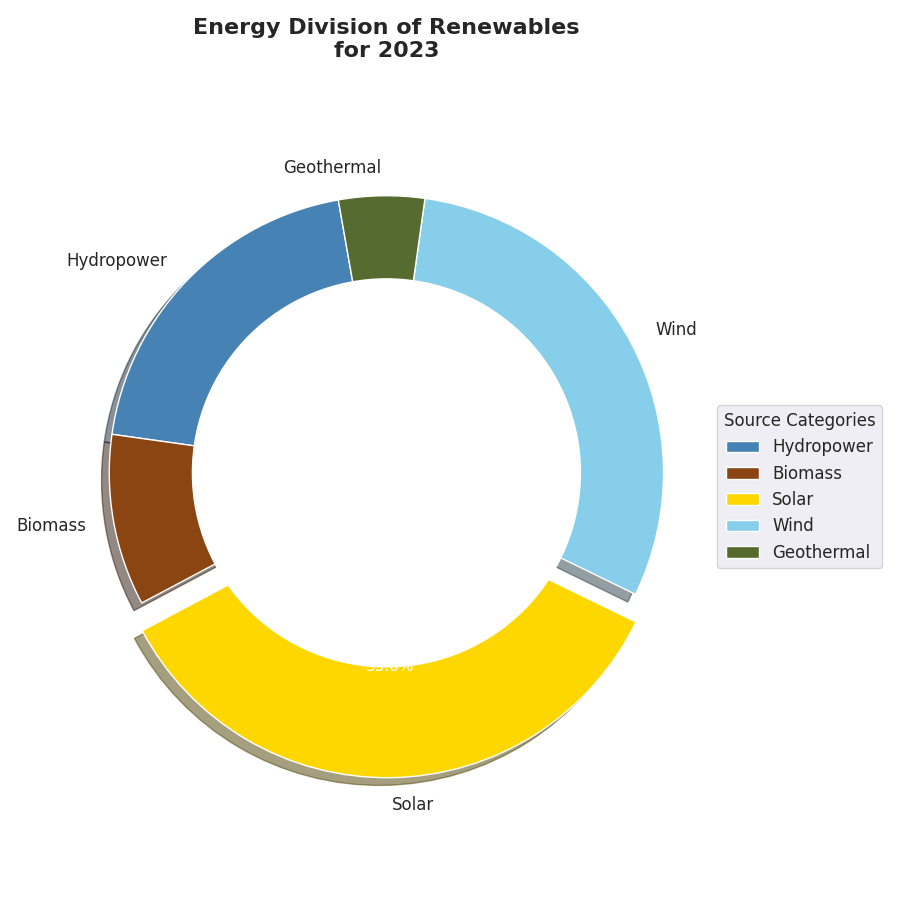

Here is the Python script that generated this plot:
import matplotlib.pyplot as plt

energy_sources = ['Hydropower', 'Biomass', 'Solar', 'Wind', 'Geothermal']
energy_shares = [20, 10, 35, 30, 5]
colors = ['#4682B4', '#8B4513', '#FFD700', '#87CEEB', '#556B2F']
explode = (0, 0, 0.1, 0, 0)

fig, ax = plt.subplots(figsize=(9, 9))

# Change pie chart to a donut chart by adding a circle at the center
wedges, texts, autotexts = ax.pie(
    energy_shares, 
    labels=energy_sources, 
    autopct='%1.1f%%', 
    startangle=100, 
    colors=colors, 
    explode=explode, 
    shadow=True
)

# Add a white circle at the center to create a hole, forming a donut chart
centre_circle = plt.Circle((0,0),0.70,fc='white')
fig.gca().add_artist(centre_circle)

for text in texts:
    text.set_fontsize(12)
for autotext in autotexts:
    autotext.set_fontsize(11)
    autotext.set_color('white')

ax.set_title(
    'Energy Division of Renewables\nfor 2023', 
    fontsize=16, 
    fontweight='bold', 
    pad=30
)

ax.axis('equal')

plt.legend(
    wedges, energy_sources,
    title="Source Categories",
    loc="center left",
    bbox_to_anchor=(1, 0, 0.5, 1),
    fontsize=12
)

plt.tight_layout()
plt.show()
